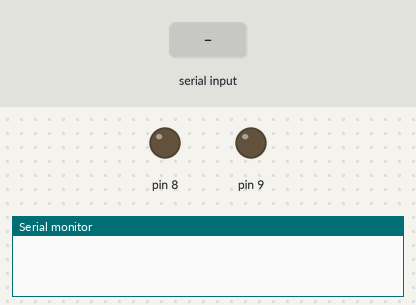
The sketch below on a simulated Arduino Uno, built with avr-gcc and run on an emulated ATmega328P. Shown: output pins drawn as LEDs (lit = HIGH), the last lines printed to the serial monitor. The test bench sets the inputs (shaded band).

Above: at 1.2 s.
1.3 s: "cmd_8\n" received over Serial
At 2.1 s:
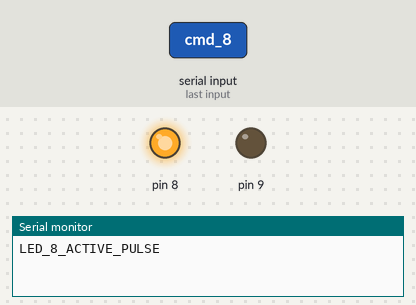
2.8 s: "cmd_9\n" received over Serial
At 3.3 s:
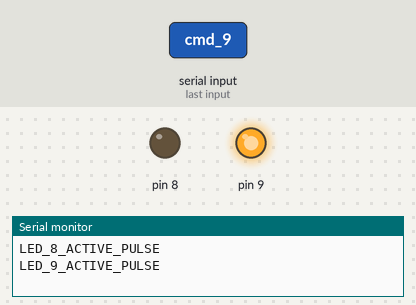
Timing chart, 0 to 7.3 s (numbered marks = the images above; inputs shaded):
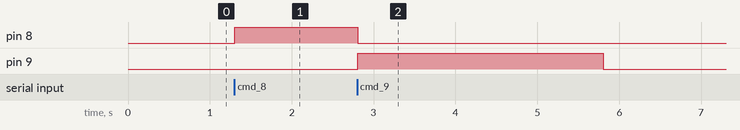

Measured:
- after the input at 1.3 s, pin 8: LOW → HIGH at once
- after the input at 2.8 s, pin 8: HIGH → LOW after 0.01 s instead of 1.5 s; pin 9: LOW → HIGH at once, → LOW 3.0 s later

The sketch:

arduino_sensor.ino
```cpp
#include <DHT.h>

#define DHTPIN A0     // Digital pin connected to the DHT sensor
#define DHTTYPE DHT11   // DHT 11

DHT dht(DHTPIN, DHTTYPE);

void setup() {
  Serial.begin(9600);
  pinMode(8, OUTPUT);
  pinMode(9, OUTPUT);
  digitalWrite(8, LOW);
  digitalWrite(9, LOW);
  dht.begin();
}

unsigned long led_timer = 0;
bool led_active = false;

void loop() {
  // Non-blocking timer: Auto-off after 3 seconds
  if (led_active && (millis() - led_timer >= 3000)) {
    digitalWrite(8, LOW);
    digitalWrite(9, LOW);
    led_active = false;
  }

  if (Serial.available() > 0) {
    String command = Serial.readStringUntil('\n');
    command.trim();

    if (command == "dat") {
      float t = dht.readTemperature();
      if (isnan(t)) {
        Serial.println("Error: Failed to read from DHT sensor!");
        return;
      }
      Serial.println(t);
    } else if (command == "cmd_8") {
      digitalWrite(8, HIGH);
      digitalWrite(9, LOW);
      led_timer = millis();
      led_active = true;
      Serial.println("LED_8_ACTIVE_PULSE");
    } else if (command == "cmd_9") {
      digitalWrite(9, HIGH);
      digitalWrite(8, LOW);
      led_timer = millis();
      led_active = true;
      Serial.println("LED_9_ACTIVE_PULSE");
    } else {
      digitalWrite(8, LOW);
      digitalWrite(9, LOW);
      led_active = false;
      Serial.println("ALL_OFF");
    }
  }
}
```
